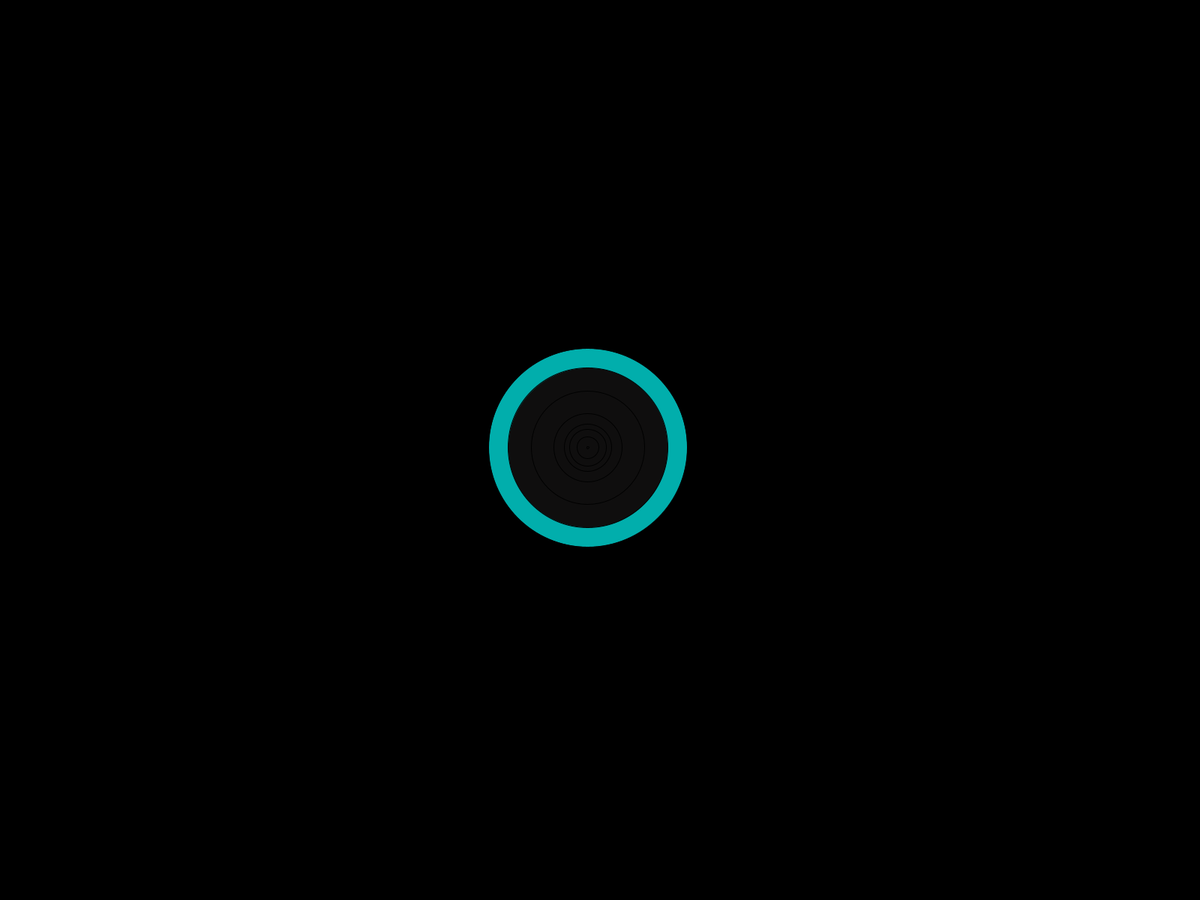
Frame 1 (no input)
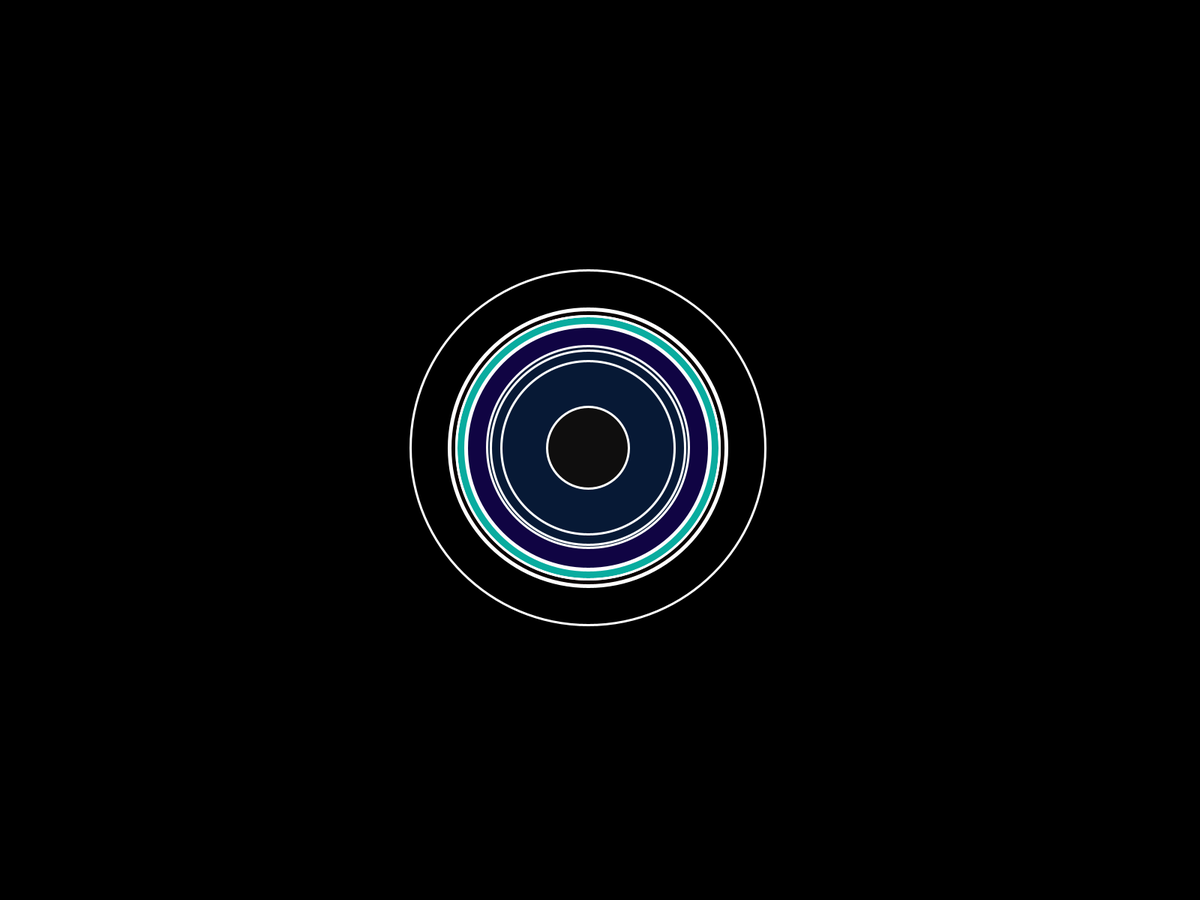
Frame 60 (the mouse pressed at the canvas centre just before this capture)
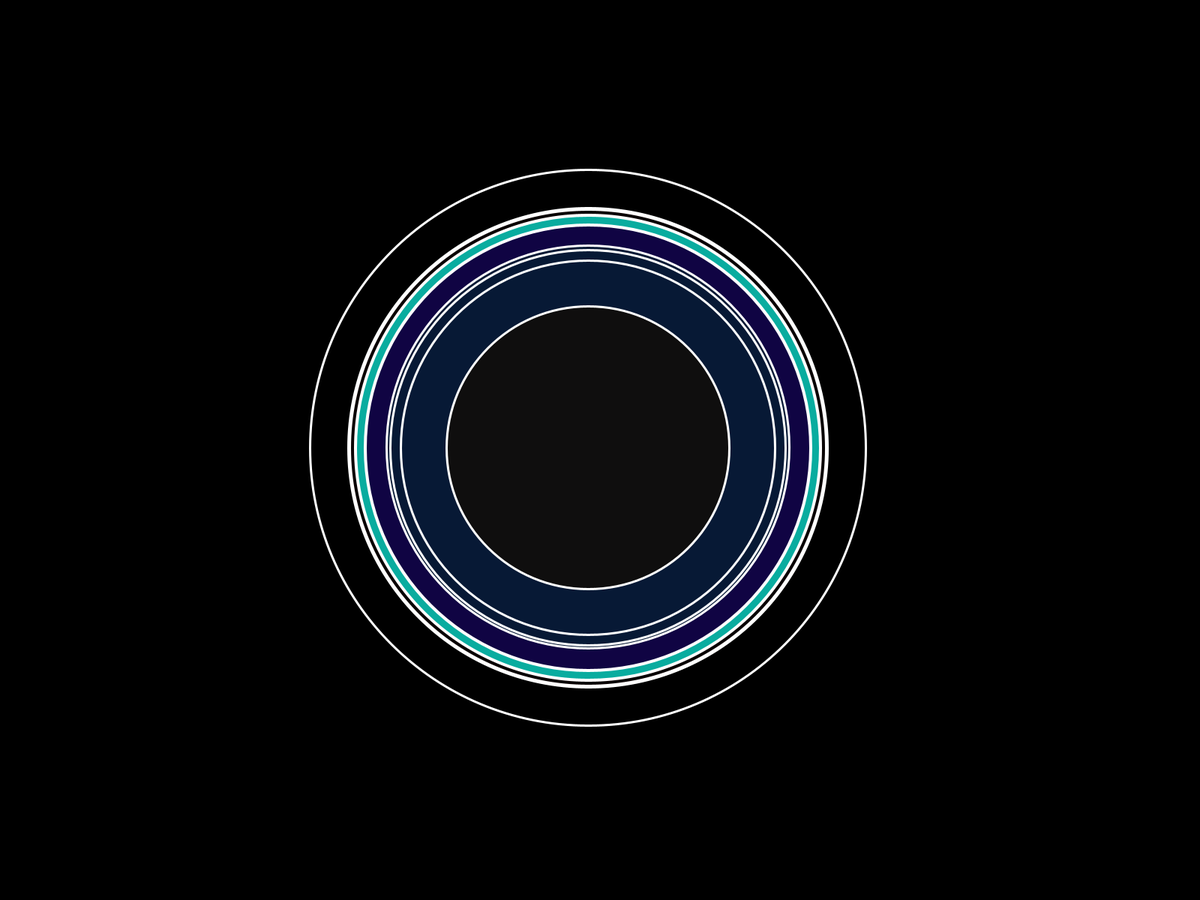
Frame 120 (the mouse held since frame 60 and released just before this capture)

The Processing sketch that drew these frames (run headless with seeded random() and noise(); from frame 60 on, the mouse is pressed at the canvas centre):

// Processing sketch: RingGIF
// ── RingGIF.pde
//make a ring that expands out and in 
float progress = 0;
float progressStep = 0.1;


void setup() {
  //size(500, 500);
  fullScreen();
}


void draw() {
  background(0);
  progress = sin(frameCount * .007) * width/ 2; // moves the circle to half of the width
//circles positioned within each other 
  translate(width /2 -253, height /2  - 252);
  noFill();
  fill(#090202);
  circle(237, 249, 40 + progress);
  noFill();
  fill(#0a0ea9);
  circle(237, 249, 11 + progress);
  noFill();
  fill(#09ac9f);
  circle(237, 249, 25 + progress);
  noFill();
  fill(#f50303);
  circle(237, 249, -79 + progress);
  noFill();
  fill(#100443);
  circle(237, 249, 0 + progress);
  noFill();
  fill(#071935);
  circle(237, 248, -58 + progress);
  fill(#01aeac);
  circle(237, 249, -270 + progress);
  fill(#0f0e0e);
  circle(237, 249, -218 + progress);
  noFill();
  circle(237, 249, -218 + progress + 215);
  circle(237, 249, -218 + progress + 262);
  circle(237, 249, -218 + progress + 122);
  circle(237, 249, -218 + progress + 242);
  circle(237, 249, -218 + progress + 150);
  circle(237, 249, -218 + progress + 364);


  stroke(255);
  strokeWeight(3);
  noFill();

 if(frameCount == 1) {
    String filename = "output";
    save(filename + ".png");
    print("canvas saved as " + filename + ".png");
  }
}
